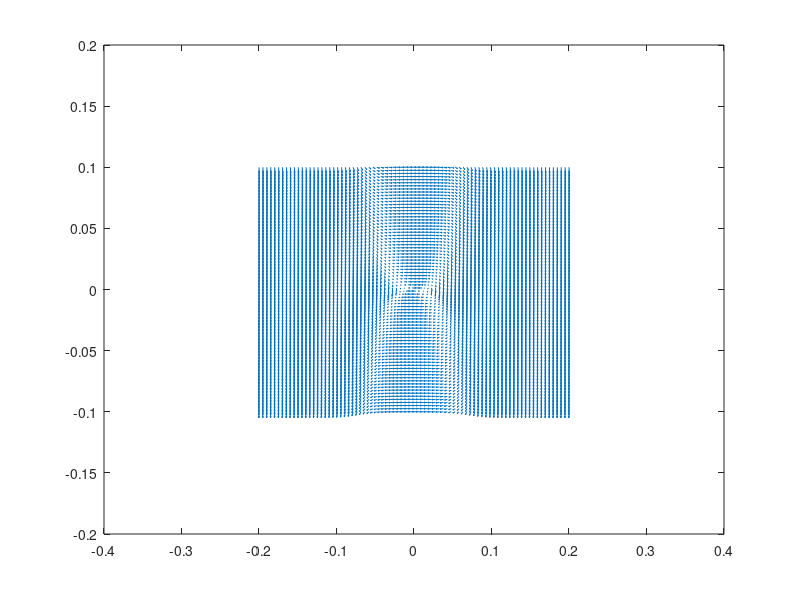

Recreate this plot in MATLAB. (Note: this script raises an error after producing the figure.)
% Parametri globali
global g ps vs m mu Km1 V cs2 delta

% Costanti di base
g = 1.4;
ps = 1;
vs = 1;
m = 1 + 1/g;
delta = 1;
mu = 0.01171875;
Km1 = 1;   % <K^{-1}>
V = 1.2;
cs2 = g * ps / vs;
zeta = 0.0004577636718750001;
kappa = 1.4;
nu = delta^4 * (zeta / Km1^3 - mu^2);

% Definire intervallo spaziale per calcolo
x = linspace(-0.2, 0.2, 80);
y = linspace(-0.1, 0.1, 80);

% Funzioni per le quantità calcolate
G = @(p) cs2 * (p / ps).^m;
G1 = @(p) m ./ p .* G(p);
GG = @(p) p / (m + 1) .* G(p);

Ft = @(x, y) m / ps * G(ps) / (2 * V * Km1) * y.^2 ...
    - 1 / (mu * delta^2 * V^2) * (((ps + V * x) .* G(ps + V * x) - ps * G(ps)) / (Km1 * (m + 1) * V) - V^2 * x);

F = @(x, y) m * cs2 / (2 * ps * V) * y.^2 ...
    - 1 / (mu * delta * V^2) * (cs2 * ((1 + V * x / ps).^m .* (ps + V * x) - ps) / ((m + 1) * Km1 * V) - V^2 * x);

df = F(x, y) - Ft(x, y);

Ftt = @(x, y) G1(ps) / (2 * Km1 * V) * y.^2 ...
    - G1(ps) / (2 * delta^2 * mu * V * Km1 * m) * x.^2;

[X, Y] = meshgrid(x, y);
Fx = Y;
Fy = Ftt(X, Y);
Fx = Fx ./ sqrt(Fx.^2 + Fy.^2);
Fy = Fy ./ sqrt(Fx.^2 + Fy.^2);

quiver(X, Y, Fx, Fy)

% Calcolo della matrice per il separatore di fase
beta = (1 - G(ps) / V^2 / Km1) / (delta^2 * mu);
A = [0 1; beta 0];
[vec, lam] = eig(A);

% Valori iniziali
epsilon = 0.06e-6;
u0 = [epsilon * vec(1, 1); epsilon * vec(2, 1)];
tmax = 22;

options = odeset('reltol', 1e-16, 'abstol', 1e-14, 'InitialStep', 1e-14, 'MaxStep', 1e-3);
T_nodes = linspace(0, tmax ,1000);
% Risolvi il sistema ODE rispetto a xi
[T, U] = ode78('udot3', T_nodes, u0, options);

% Plot della soluzione nella fase
figure(5)
subplot(1, 2, 1)
plot(U(:, 1), U(:, 2), u0(1), u0(2), 'o', 'linewidth', 3)
xlabel('$u$', 'fontsize', 32, 'interpreter', 'latex')
ylabel('$u''$', 'fontsize', 32, 'interpreter', 'latex')
fontsize(24, "points")

subplot(1, 2, 2)
plot(T, U(:, 1), 'linewidth', 3)
axis([0 20 0 0.1])
xlabel('$\xi$', 'fontsize', 32, 'interpreter', 'latex')
ylabel('$u(\xi)$', 'fontsize', 32, 'interpreter', 'latex')
fontsize(24, "points")

print -bestfit -dpdf 'second_order_soliton'

% Parametri per la soluzione Fourier
k1 = -(G1(ps)/ (2* m * V * mu * delta^2 * Km1));
c1 = -beta;
c2 = 1;
k2 = (G1(ps) / (2*Km1 * V)); 
max_iter = 1000;  % Numero massimo di iterazioni
 

% Funzioni per la costruzione della matrice 
function L = costruisci_matrice_L(N, T, c1, c2)
    I = speye(N);
    tmin=min(T);
    tmax=max(T);
    l_T=abs(tmax-tmin);
    factor = (N-1)^2/l_T^2;
    
    
% Creazione della matrice a bande usando spdiags
    D = spdiags([1,-2,1], [-1, 0, 1], N, N);


    D(N,1) = 1;
    D(1,N) = 1;
    D=full(D);
   
   
    L = c1 * I + c2 * factor * D;
    
end

function O_u = calcola_O(u, T, k1, k2)
    N = length(u);
    O_u = zeros(N, 1);
    tmin=min(T);
    tmax=max(T);
    l_T=abs(tmax-tmin);
    factor = (N-1)^2/(4*l_T^2);


    for i = 1:N
        if i == 1
            O_u(i) = k1 * u(i)^2 + k2 * factor * (u(i + 1) - u(N))^2;
        elseif i == N
            O_u(i) = k1 * u(i)^2 + k2 * factor * (u(1)- u(i - 1))^2;
        else
            O_u(i) = k1 * u(i)^2 + k2 * factor * (u(i + 1) - u(i - 1))^2;
        end
    end
end



function u_final = iterative_solution_Petviashvili(U, T, c1, c2, k1, k2, max_iter, tol)
    N=length(U);
    L = costruisci_matrice_L(N, T, c1, c2);
    L_inv = inv(L);
    u_n = U(:, 1);  % Condizione iniziale
    figure;
    hold on;
    xlabel('\xi');
    ylabel('u(\xi)');
    title('Evoluzione della funzione u nel tempo');
    plot_handle = plot(T, u_n);
    pause(1);
    for n = 1:max_iter
        O_un = calcola_O(u_n, T,  k1, k2);
        L_un = L * u_n;
        s_n = (norm(L_un, 2) / norm(O_un, 2))^2;
        u_nplus1 = L_inv* s_n * O_un;
        diff_norm = norm(u_nplus1 - u_n, inf);
        fprintf('Iterazione %d: norma della differenza = %.5f\n', n, diff_norm);
        residual_norm = norm(L_un - O_un, inf);
        fprintf('Iterazione %d: norma di L*u_n - T(u_n) = %.5f\n', n, residual_norm);
        set(plot_handle, 'YData', u_nplus1);
        drawnow;
        pause(1);
        u_n = u_nplus1;
        % Criterio di arresto basato sulla differenza tra u_n+1 e u_n
        if diff_norm < tol
            fprintf('Convergenza raggiunta in %d iterazioni\n', n);
            u_final = u_nplus1;
            return;
        end
        
        % Aggiorna u_n per la prossima iterazione
        u_n = u_nplus1;
    end
    u_final = u_n;
end
tol=0.000001;
% Chiamata alla funzione 
u_final = iterative_solution_Petviashvili(U, T, c1, c2, k1, k2, max_iter, tol);


figure
hold on
plot(T, u_final(:,1), 'b', 'LineWidth', 1)
title('Travelling wave obtained with Petviashvili method')
hold off


figure(2)
hold on
plot(T, U(:,1), 'r--', 'LineWidth', 1);
plot(T, u_final(:,1), 'b',  'LineWidth', 0.5) % Onda viaggiante con Petviashvili
xlabel('$\xi$', 'fontsize', 32, 'interpreter', 'latex')
ylabel('$u(\xi)$', 'fontsize', 32, 'interpreter', 'latex')
legend('U with classic approach','u with Petviashvili')
title('Comparison', 'U obtained with classic approach vs u obtained with Petviashvili method','FontWeight','bold')
hold off


figure
hold on
semilogy(T,abs(u_final(:,1)-U(:,1)), 'r', 'LineWidth', 1) 
xlabel('$\xi$', 'fontsize', 32, 'interpreter', 'latex')
ylabel('$|U-u|$', 'fontsize', 32, 'interpreter', 'latex')
legend('|U-u|')
title('|U-u|', 'Difference between the two travelling wave', 'FontWeight','bold')
hold off
